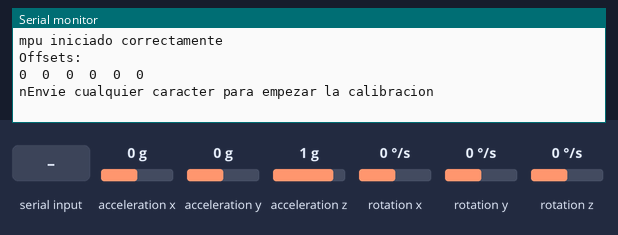
The sketch below on a simulated Arduino Uno, built with avr-gcc and run on an emulated ATmega328P. On the bench: the last lines printed to the serial monitor. Inputs (shaded band) come from the test bench; at power-on: acceleration x 0 g, acceleration y 0 g, acceleration z 1 g, rotation x 0 °/s, rotation y 0 °/s, rotation z 0 °/s.

Above: at 0.9 s.
1.0 s: "d" received over Serial
At 1.26 s:
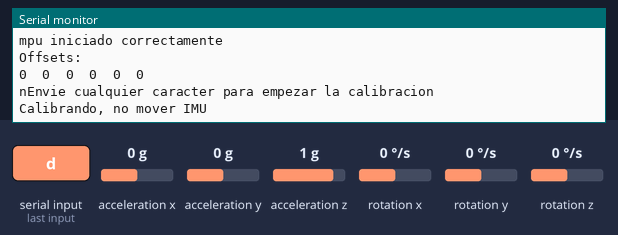
2.9 s: acceleration x set to -1.4 g
At 3.25 s:
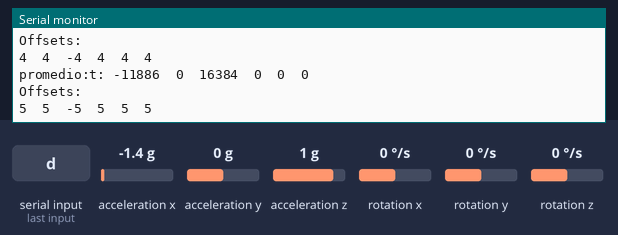
4.4 s: acceleration y set to -1.4 g
At 4.44 s:
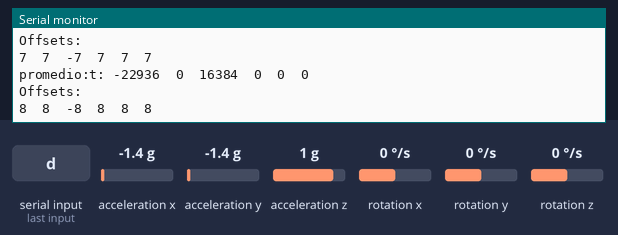
5.9 s: acceleration z set to -1.4 g
At 6.04 s:
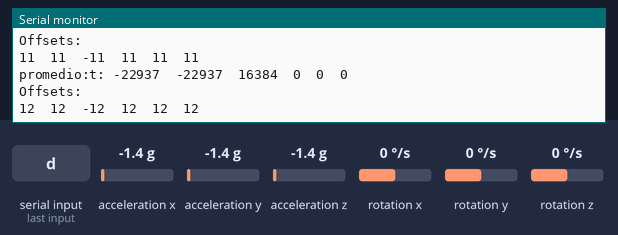
7.4 s: rotation x set to -192 °/s
At 7.63 s:
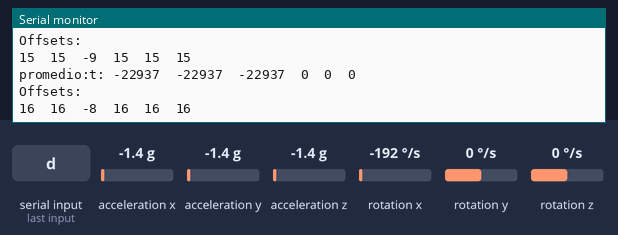
8.9 s: rotation y set to -192 °/s
At 9.22 s:
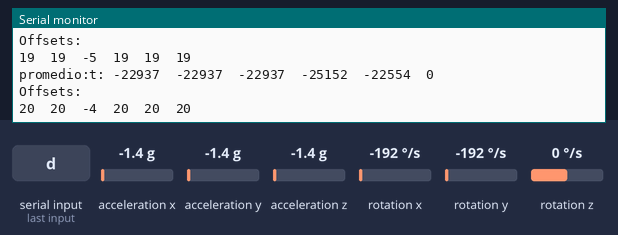
Timing chart, 0 to 11.4 s (numbered marks = the images above; inputs shaded):
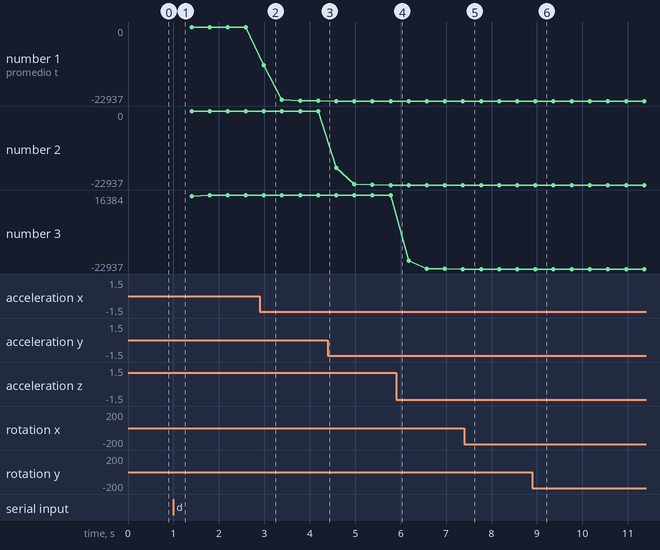

Measured:
- after the input at 1.0 s, the serial monitor: prints a new line at once (image 1)
- after the input at 2.9 s, the serial monitor: prints a new line after 0.09 s (image 2)
- after the input at 8.9 s, the serial monitor: prints a new line after 0.06 s (image 6)
- plotted number 1: 0 → -22936 after the input at 2.9 s

The sketch:

CANSAT_02_MPU6050_GY87_CALIBRACION.ino
```cpp
/*
 *
 * El programa básicamente está modificando constantemente los offset intentando eliminar el error con la medida real que deseamos, en esta caso ax=0,ay=0,az=1g y gx=0,gy=0,gz=0.

Inicialmente leemos los offsets actuales y esperamos que el usuario envía un carácter por el puerto serie.
Antes de enviar el carácter es necesario ubicar el sensor en posición horizontal y evitar moverlo durante la calibración, dicha posición será nuestro nivel para futuras mediciones.

Después de enviar el carácter el programa realiza las lecturas tanto del acelerómetro como del giroscopio, usando un filtro estabilizamos un poco las lecturas y cada 100 lecturas comprobamos si los valores son cercanos a los valores que deseamos leer, dependiendo de esto se aumenta o disminuye los offsets. Esto hará que las lecturas filtradas converjan a:

-aceleración: p_ax=0 , p_ay=0 , p_az=+16384

-Velocidad angular: p_gx=0 , p_gy=0 , p_gz=0

Cuando en el monitor serial se observen valores cercanos a los anteriores debemos desconectar o reiniciar nuestro Arduino. Con esto el MPU6050 quedará configurado con el último offset calculado en el programa de calibración.
 *
 * DEBE TENER UNAS SALIDAS (POSICION VERTICAL)  DEL TIPO:  16384  0  0    0  0  0 --> Por ejemplo,  16384  -2  1    0  1  15
 */


// Librerias I2C para controlar el mpu6050
// la libreria MPU6050.h necesita I2Cdev.h, I2Cdev.h necesita Wire.h
#include "I2Cdev.h"
#include "MPU6050.h"
#include "Wire.h"

// La dirección del MPU6050 puede ser 0x68 o 0x69, dependiendo
// del estado de AD0. Si no se especifica, 0x68 estará implicito
MPU6050 mpu;

// Valores RAW (sin procesar) del acelerometro y giroscopio en los ejes x,y,z
int16_t ax, ay, az;
int16_t  gx, gy, gz;

//Variables usadas por el filtro pasa bajos
long f_ax,f_ay, f_az;
int p_ax, p_ay, p_az;
long f_gx,f_gy, f_gz;
int p_gx, p_gy, p_gz;
int counter=0;

//Valor de los offsets
int ax_o,ay_o,az_o;
int gx_o,gy_o,gz_o;

void setup() {
  Serial.begin(57600);   //Iniciando puerto serial
  Wire.begin();           //Iniciando I2C
  mpu.initialize();    //Iniciando el mpu

  if (mpu.testConnection()) Serial.println("mpu iniciado correctamente");

  // Leer los offset los offsets anteriores
  ax_o=mpu.getXAccelOffset();
  ay_o=mpu.getYAccelOffset();
  az_o=mpu.getZAccelOffset();
  gx_o=mpu.getXGyroOffset();
  gy_o=mpu.getYGyroOffset();
  gz_o=mpu.getZGyroOffset();

  Serial.println("Offsets:");
  Serial.print(ax_o); Serial.print("\t");
  Serial.print(ay_o); Serial.print("\t");
  Serial.print(az_o); Serial.print("\t");
  Serial.print(gx_o); Serial.print("\t");
  Serial.print(gy_o); Serial.print("\t");
  Serial.print(gz_o); Serial.print("\t");
  Serial.println("\nnEnvie cualquier caracter para empezar la calibracion\n");
  // Espera un caracter para empezar a calibrar
  while (true){if (Serial.available()) break;}
  Serial.println("Calibrando, no mover IMU");

}

void loop() {
  // Leer las aceleraciones y velocidades angulares
  mpu.getAcceleration(&ax, &ay, &az);
  mpu.getRotation(&gx, &gy, &gz);

  // Filtrar las lecturas
  f_ax = f_ax-(f_ax>>5)+ax;
  p_ax = f_ax>>5;

  f_ay = f_ay-(f_ay>>5)+ay;
  p_ay = f_ay>>5;

  f_az = f_az-(f_az>>5)+az;
  p_az = f_az>>5;

  f_gx = f_gx-(f_gx>>3)+gx;
  p_gx = f_gx>>3;

  f_gy = f_gy-(f_gy>>3)+gy;
  p_gy = f_gy>>3;

  f_gz = f_gz-(f_gz>>3)+gz;
  p_gz = f_gz>>3;

  //Cada 100 lecturas corregir el offset
  if (counter==100){
    //Mostrar las lecturas separadas por un [tab]
    Serial.print("promedio:"); Serial.print("t: ");
    Serial.print(p_ax); Serial.print("\t");
    Serial.print(p_ay); Serial.print("\t");
    Serial.print(p_az); Serial.print("\t");
    Serial.print(p_gx); Serial.print("\t");
    Serial.print(p_gy); Serial.print("\t");
    Serial.println(p_gz);

    //Calibrar el acelerometro a 1g en el eje z (ajustar el offset)

    // Posición de la placa orientada en posición vertical.
    // Cambiar los valores si la coloco en forma horizontal.
    int valorEjeX = 16384; // orientado hacia arriba según eje X
    int valorEjeZ = 0;     // Z en plano horizontal
    if (p_ax-valorEjeX>0) ax_o--;
    else {ax_o++;}
    if (p_ay>0) ay_o--;
    else {ay_o++;}
    if (p_az-valorEjeZ>0) az_o--;
    else {az_o++;}

    mpu.setXAccelOffset(ax_o);
    mpu.setYAccelOffset(ay_o);
    mpu.setZAccelOffset(az_o);

    //Calibrar el giroscopio a 0º/s en todos los ejes (ajustar el offset)
    if (p_gx>0) gx_o--;
    else {gx_o++;}
    if (p_gy>0) gy_o--;
    else {gy_o++;}
    if (p_gz>0) gz_o--;
    else {gz_o++;}

    mpu.setXGyroOffset(gx_o);
    mpu.setYGyroOffset(gy_o);
    mpu.setZGyroOffset(gz_o);

    // offsets
    Serial.println("Offsets: ");
    Serial.print(ax_o); Serial.print("\t");
    Serial.print(ay_o); Serial.print("\t");
    Serial.print(az_o); Serial.print("\t");
    Serial.print(gx_o); Serial.print("\t");
    Serial.print(gy_o); Serial.print("\t");
    Serial.println(gz_o);
    Serial.println();

    counter=0;
  }
  counter++;
}
```
